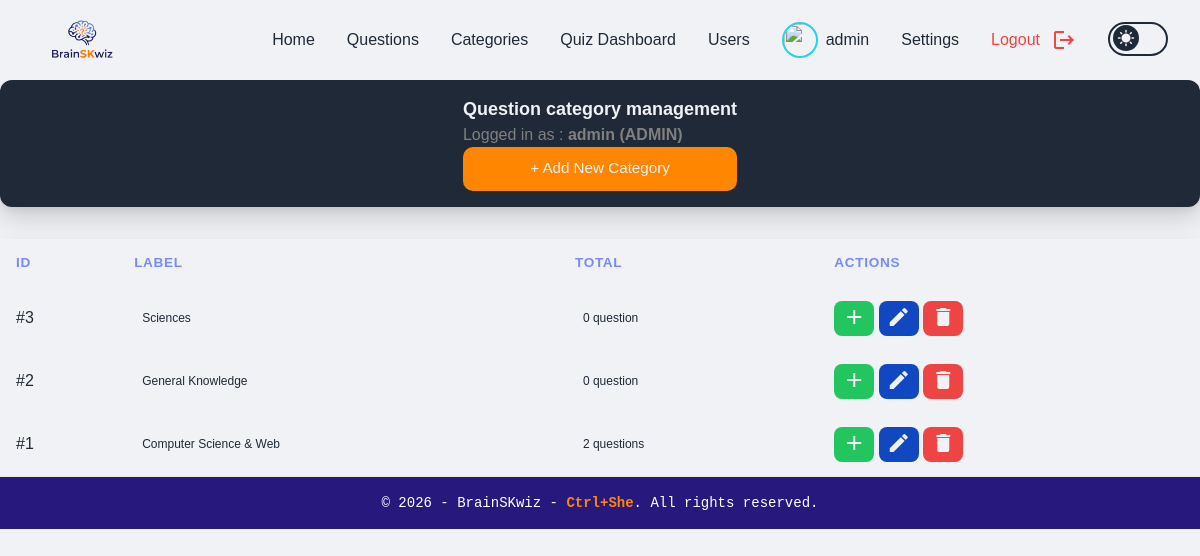
/admin_categories.php (signed in), run on an earlier commit of the app's database.
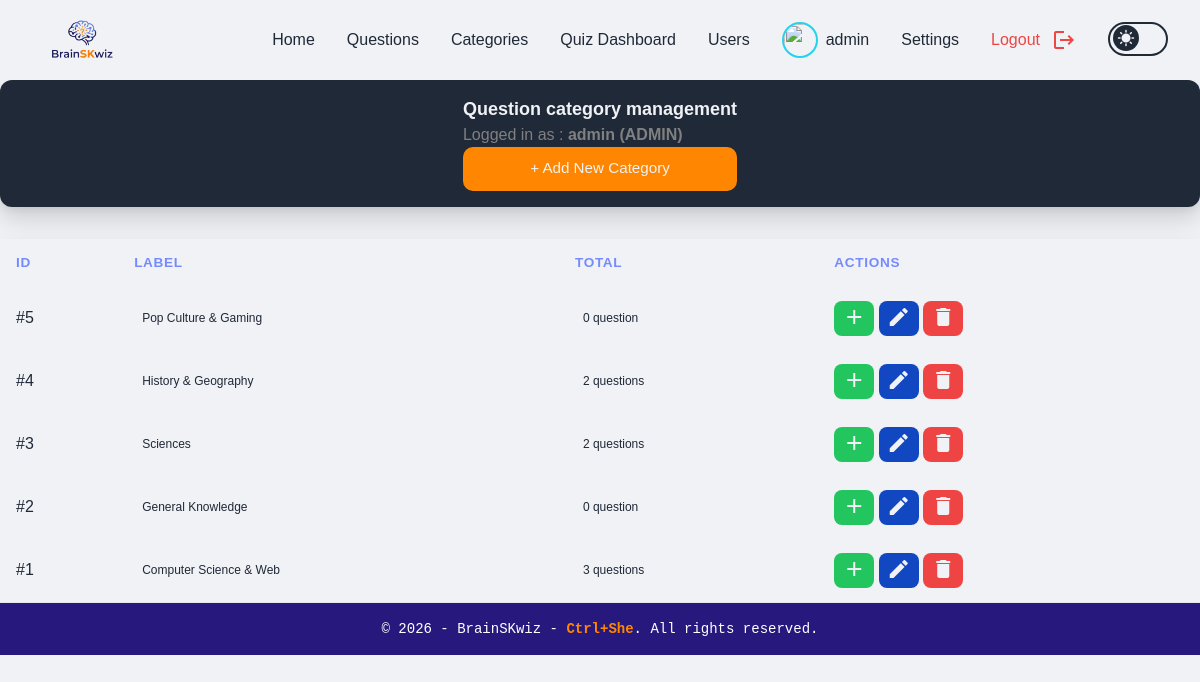
And on a later commit of the database.
### tables this page shows
CREATE TABLE IF NOT EXISTS categories (
    id INT AUTO_INCREMENT PRIMARY KEY,
    label VARCHAR(255) NOT NULL,
    created_at TIMESTAMP DEFAULT CURRENT_TIMESTAMP
);

### src/admin_categories.php (the view, shortened to what this page needs)
<?php
require_once __DIR__ . '/config/db.php';
$query = '
    SELECT c.*, COUNT(q.id) AS total_questions
    FROM categories c
    LEFT JOIN questions q ON q.category_id = c.id
    GROUP BY c.id
    ORDER BY c.id DESC
';
$categories = $pdo->query($query)->fetchAll();
require_once __DIR__ . '/components/header.php';
?>
        <div class="titleBox">
            <div>
                <h1 class="titleText">Question category management</h1>
                <p class="subTitle">
                    Logged in as : <strong><?php echo htmlspecialchars($_SESSION['username'] ?? 'Admin', ENT_QUOTES, 'UTF-8'); ?> (<span class="uppercase"><?php echo htmlspecialchars($_SESSION['role'], ENT_QUOTES, 'UTF-8'); ?></span>)</strong>
                </p>
                <button id="open-modal-btn" class="btn">
                    + Add New Category
                </button>
            </div>
        </div>
        <div class="table">
            <table>
                <thead class="tableTitle">
                    <tr>
                        <th>ID</th>
                        <th>Label</th>
                        <th>Total</th>
                        <th>Actions</th>
                    </tr>
                </thead>
                <tbody id="categories-table-body">
                    <?php foreach($categories as $cat): ?>
                        <tr id="category-row-<?php echo $cat['id']; ?>">
                            <td>#<?php echo $cat['id']; ?></td>
                            <td>
                                <span>
                                    <?php echo htmlspecialchars($cat['label'], ENT_QUOTES, 'UTF-8'); ?>
                                </span>
                            </td>
                            <td>
                                <span>
                                    <?php echo $cat['total_questions'] . ' ' . ($cat['total_questions'] > 1 ? 'questions' : 'question'); ?>
                                </span>
                            </td>
                            <td>
                                <div>
                                    <button
                                        data-id="<?php echo $cat['id']; ?>"
                                        data-label="<?php echo htmlspecialchars($cat['label'], ENT_QUOTES, 'UTF-8'); ?>"
                                        onclick="initManageQuestionsModal(this)"
                                        title="Add Questions"
                                        class="addBtn">
                                        <span class="material-icons">add</span>
                                    </button>
                                    <button
                                        data-id="<?php echo $cat['id']; ?>"
                                        data-label="<?php echo htmlspecialchars($cat['label'], ENT_QUOTES, 'UTF-8'); ?>"
                                        onclick="initEditModal(this)"
                                        title="Edit Category"
                                        class="editBtn">
                                        <span class="material-icons">edit</span>
                                    </button>
                                    <button
                                        onclick="confirmDeleteCategory(<?php echo $cat['id']; ?>)"
                                        title="Delete Category"
                                        class="deleteBtn">
                                        <span class="material-icons">delete</span>
                                    </button>
                                </div>
                            </td>
                        </tr>
                    <?php endforeach; ?>
                </tbody>
            </table>
        </div>
<?php require_once __DIR__ . '/components/footer.php'; ?>

What changed in the data, as far as the page shows it:
added categories: id "5", label "Pop Culture & Gaming", total_questions "0"
added categories: id "4", label "History & Geography", total_questions "2"
computed for categories "Sciences": total_questions "0" → "2"; text "question" → "questions"
computed for categories "Computer Science & Web": total_questions "2" → "3"
